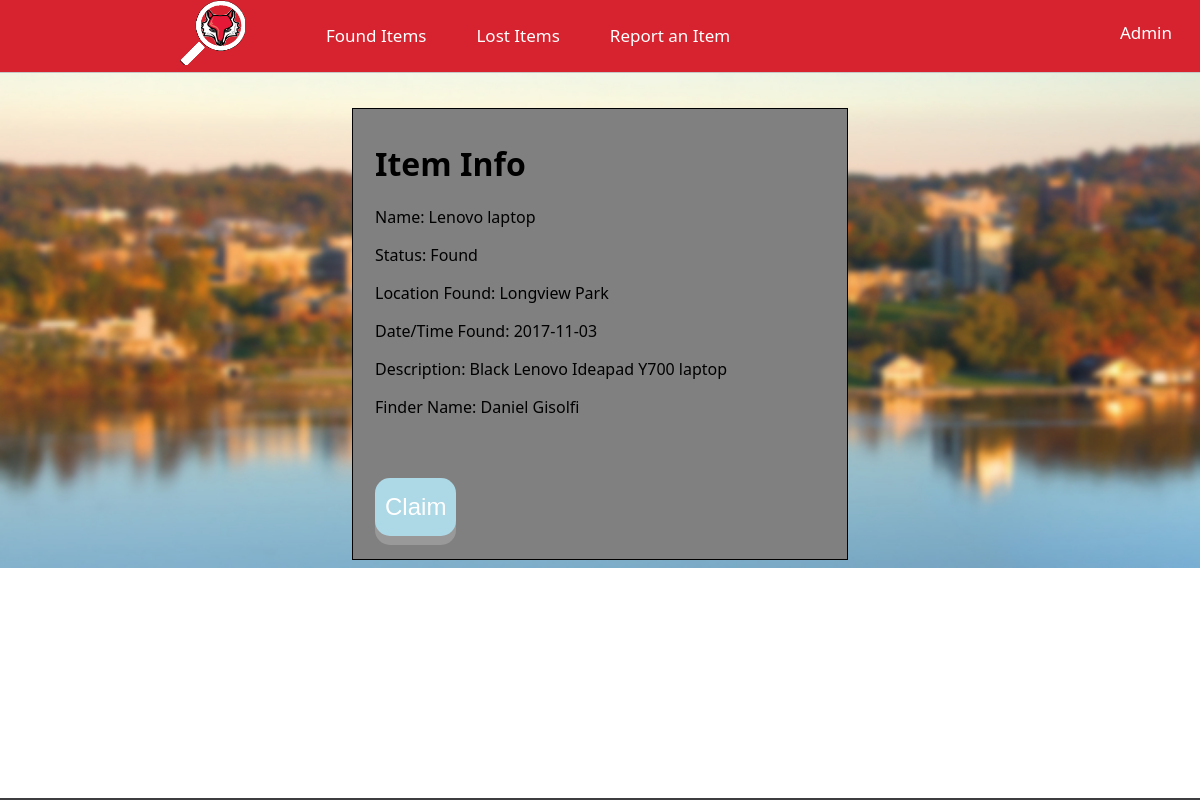
Page /localhost/limboPages/viewitem.php?id=6 on the committed database.
### tables this page shows
CREATE TABLE IF NOT EXISTS stuff(
	id 			INT AUTO_INCREMENT 	PRIMARY KEY,
	location_id INT 		NOT NULL,
	name 		TEXT 		NOT NULL,
	description TEXT 		NOT NULL,
	create_date DATE 		NOT NULL,
	update_date DATE 		NOT NULL,
	room 		TEXT,
	owner 		TEXT,
	finder 		TEXT,
	status 		SET('found','lost', 'claimed') NOT NULL);

CREATE TABLE IF NOT EXISTS locations(
	id 			INT 	 AUTO_INCREMENT 	PRIMARY KEY,
	create_date DATETIME NOT NULL,
	update_date DATETIME NOT NULL,
	name 		TEXT 	 NOT NULL);

### localhost/scripts/limboFunctions.php (called while the page is built, shortened)
<?php
require('connect_db.php');
function check_results($results) {
  return true ;
}
function buildingToName($id){
  global $dbc;
  $query = "SELECT name FROM locations WHERE id = " .$id. "";
  $results = mysqli_query($dbc, $query);
  $row = mysqli_fetch_array($results, MYSQLI_ASSOC);
  return $row['name'];
}
?>

### localhost/scripts/showRecord.php (the view, shortened to what this page needs)
<?php
function show_record($dbc, $id) {
	$query = 'SELECT id, name, status, location_id, create_date, description, finder, owner FROM stuff WHERE id = ' . $id;
	$results = mysqli_query($dbc, $query);
	if($results){
		if($row = mysqli_fetch_array($results, MYSQLI_ASSOC)) {
			if($row['status'] == 'found') {
		  		echo '<p>Name: ' . $row['name'] . '</p>';
		  		echo '<p>Status: ' . ucwords($row['status']) . '</p>';
		  		echo '<p>Location Found: ' . buildingToName($row['location_id']) . '</p>';
		  		echo '<p>Date/Time Found: ' . $row['create_date'];
		  		echo '<p>Description: ' . $row['description'];
		  		echo '<p>Finder Name: ' . $row['finder'] . '</p>';
			} else if($row['status'] == 'lost')	{
		  		echo '<p>Name: ' . $row['name'] . '</p>';
		  		echo '<p>Status: ' . ucwords($row['status']) . '</p>';
		  		echo '<p>Location Lost: ' . buildingToName($row['location_id']) . '</p>';
		  		echo '<p>Date/Time Lost: ' . $row['create_date'];
		  		echo '<p>Description: ' . $row['description'];
		  		echo '<p>Owner Name: ' . $row['owner'] . '</p>';
			} else if($row['status'] == 'claimed') {
		  		echo '<p>Name: ' . $row['name'] . '</p>';
		  		echo '<p>Status: ' . ucwords($row['status']) . '</p>';
		  		echo '<p>Location Found: ' . buildingToName($row['location_id']) . '</p>';
		  		echo '<p>Date/Time Found: ' . $row['create_date'];
		  		echo '<p>Description: ' . $row['description'];
		  		echo '<p>Finder Name: ' . $row['finder'] . '</p>';
			}
		}
	}
}
?>

### localhost/limboPages/limboStyle.css (style rules this page uses)
html { font-family: "Oxygen","Oxygen","Segoe UI","Helvetica Neue",sans-serif; font-weight: 400; color: #3e3e40; }
body { margin:20; background-image:url("background.jpg"); background-repeat:no-repeat; background-size:cover; }

### rows in the picture
stuff: name "Lenovo laptop", status "Found", location.name "Longview Park", create_date "2017-11-03", description "Black Lenovo Ideapad Y700 laptop", finder "Daniel Gisolfi"
